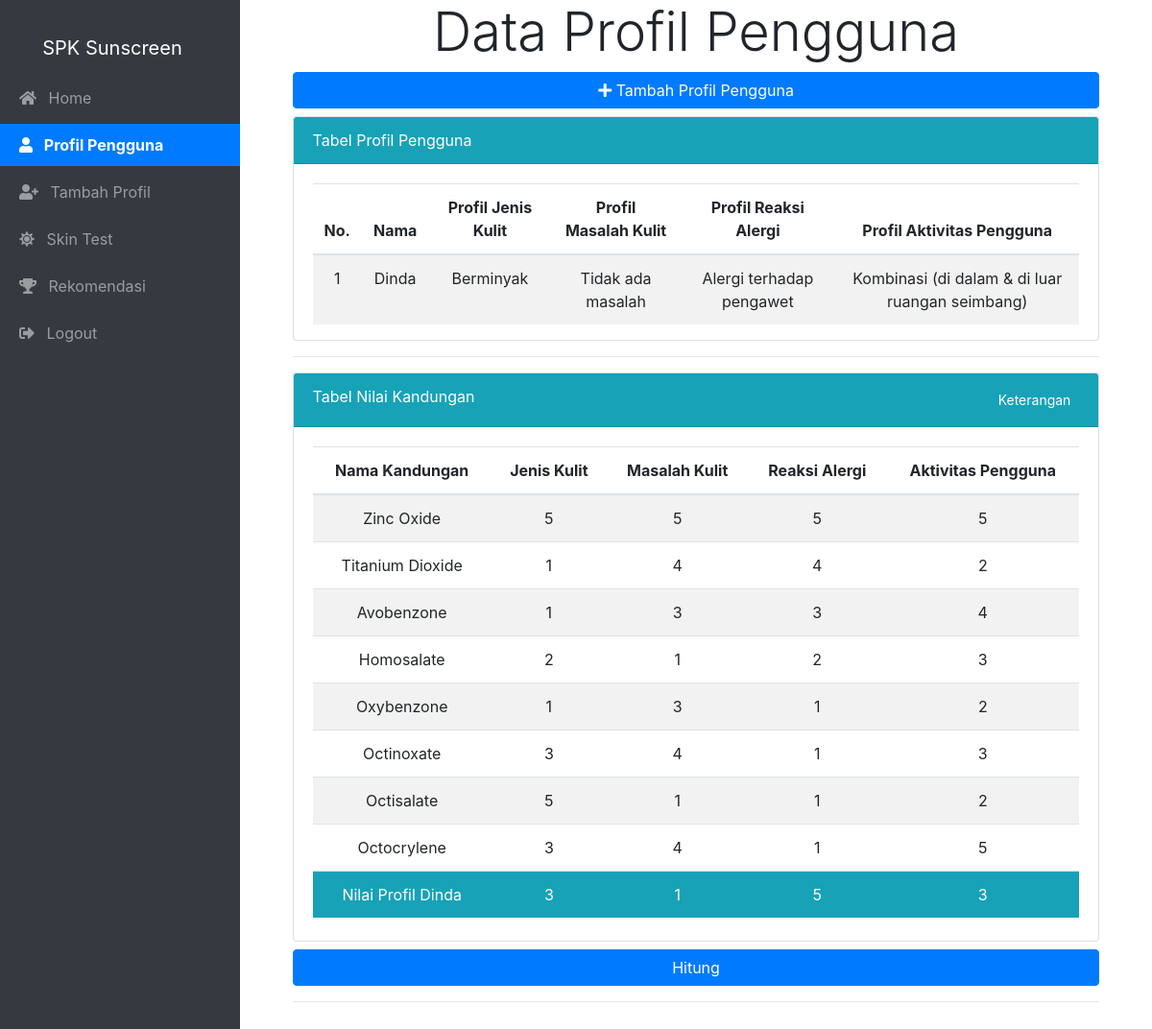
Screenshot of /pengguna.php (signed in) with the database file from the repository.
### tables this page shows
CREATE TABLE `preferensi_pengguna` (
  `id_preferensi` int(11) NOT NULL,
  `id_pengguna` int(11) NOT NULL,
  `profil_jenis_kulit` int(11) NOT NULL,
  `profil_masalah_kulit` int(11) NOT NULL,
  `profil_reaksi_alergi` int(11) NOT NULL,
  `profil_aktivitas_pengguna` int(11) NOT NULL
);

CREATE TABLE `pengguna` (
  `id_pengguna` int(11) NOT NULL,
  `nama` varchar(255) NOT NULL,
  `email` varchar(255) NOT NULL,
  `password` varchar(255) NOT NULL
);

CREATE TABLE `sub_kriteria` (
  `id_sub_kriteria` int(11) NOT NULL,
  `nama` varchar(255) NOT NULL,
  `nilai` int(11) NOT NULL,
  `kriteria_id` int(11) NOT NULL
);

CREATE TABLE `kandungan_sunscreen` (
  `id_kandungan` int(11) NOT NULL,
  `nama` varchar(128) NOT NULL,
  `kriteria_jenis_kulit` int(11) NOT NULL,
  `kriteria_masalah_kulit` int(11) NOT NULL,
  `kriteria_reaksi_alergi` int(11) NOT NULL,
  `kriteria_aktivitas_pengguna` int(11) NOT NULL
);

### functions.php (called while the page is built, shortened)
<?php
$conn = mysqli_connect('localhost', 'root', '', 'spk_ss');
function query($query)
{
    global $conn;
    $res = mysqli_query($conn, $query);
    $rows = [];
    while ($row = mysqli_fetch_assoc($res)) {
        $rows[] = $row;
    }
    return $rows;
}

### pengguna.php (the view, shortened to what this page needs)
<?php
require_once('functions.php');
$kandungan = query("SELECT
    ks.id_kandungan ,
    ks.nama AS nama,
    jk.nilai AS nilai_jk,
    mk.nilai AS nilai_mk,
    al.nilai AS nilai_al,
    ak.nilai AS nilai_ak
FROM
    kandungan_sunscreen ks
INNER JOIN
    sub_kriteria jk ON ks.kriteria_jenis_kulit = jk.id_sub_kriteria
INNER JOIN
    sub_kriteria mk ON ks.kriteria_masalah_kulit = mk.id_sub_kriteria
INNER JOIN
    sub_kriteria al ON ks.kriteria_reaksi_alergi = al.id_sub_kriteria
INNER JOIN
    sub_kriteria ak ON ks.kriteria_aktivitas_pengguna = ak.id_sub_kriteria");
$pengguna_id = $_SESSION['pengguna_id'];
$pengguna = query("SELECT
        p.id_preferensi,
        u.nama,
        jk.nama AS nama_jk,
        mk.nama AS nama_mk,
        al.nama AS nama_al,
        ak.nama AS nama_ak,
        jk.nilai AS nilai_jk,
        mk.nilai AS nilai_mk,
        al.nilai AS nilai_al,
        ak.nilai AS nilai_ak
    FROM
        preferensi_pengguna p
    INNER JOIN
        sub_kriteria jk ON p.profil_jenis_kulit = jk.id_sub_kriteria
    INNER JOIN
        sub_kriteria mk ON p.profil_masalah_kulit = mk.id_sub_kriteria
    INNER JOIN
        sub_kriteria al ON p.profil_reaksi_alergi = al.id_sub_kriteria
    INNER JOIN
        sub_kriteria ak ON p.profil_aktivitas_pengguna = ak.id_sub_kriteria
    INNER JOIN
        pengguna u ON p.id_pengguna = u.id_pengguna
    WHERE
        p.id_pengguna = $pengguna_id");
?>
<!DOCTYPE html>
<html lang="en">
<head>
    <link rel="stylesheet" href="https://cdn.jsdelivr.net/npm/bootstrap@4.5.3/dist/css/bootstrap.min.css">
    <link rel="stylesheet" href="https://cdnjs.cloudflare.com/ajax/libs/font-awesome/5.11.0/css/all.min.css">
    <link rel="stylesheet" href="assets/css/style.css">
</head>
<body>
    <?php
    include_once('template.php');
    ?>
    <div class="container">
        <div class="display-4 text-center mb-2">
            Data Profil Pengguna
        </div>
        <div class="row mt-2 mb-5">
            <div class="col-md-11 mx-auto">
                <a href="pengguna_tambah.php" class="btn btn-primary btn-block mb-2">
                    <i class="fa fa-plus"></i> Tambah Profil Pengguna
                </a>
                <div class="card">
                    <div class="card-header badge-info">
                        <div class="display-6">Tabel Profil Pengguna</div>
                    </div>
                    <div class="card-body pb-0 mb-0">
                        <?php if (!empty($pengguna)) : ?>
                            <table class="table table-hover table-striped text-center">
                                <thead>
                                    <tr>
                                        <th>No.</th>
                                        <th>Nama</th>
                                        <th>Profil Jenis Kulit</th>
                                        <th>Profil Masalah Kulit</th>
                                        <th>Profil Reaksi Alergi</th>
                                        <th>Profil Aktivitas Pengguna</th>
                                    </tr>
                                </thead>
                                <tbody>
                                    <?php $i = 1; ?>
                                    <?php foreach ($pengguna as $p) : ?>
                                        <tr>
                                            <td><?= $i; ?></td>
                                            <td><?= $p['nama']; ?></td>
                                            <td><?= $p['nama_jk']; ?></td>
                                            <td><?= $p['nama_mk']; ?></td>
                                            <td><?= $p['nama_al']; ?></td>
                                            <td><?= $p['nama_ak']; ?></td>
                                        </tr>
                                        <?php $i++; ?>
                                    <?php endforeach; ?>
                                </tbody>
                            </table>
                        <?php else : ?>
                            <p class="text-center">Data profil pengguna belum tersedia. Silahkan tambah profil anda.</p>
                        <?php endif; ?>
                    </div>
                </div>
                <hr>
            </div>
            <div class="col-md-11 mx-auto">
                <div class="card">
                    <div class="card-header badge-info">
                        <div class="row">
                            <div class="col-md-6">
                                <div class="display-6">Tabel Nilai Kandungan</div>
                            </div>
                            <div class="col-md-6 ">
                                <button type="button" data-toggle="modal" data-target="#modalKet" class="btn btn-sm btn-info float-right">Keterangan</button>
                            </div>
                        </div>
                    </div>
                    <div class="card-body pb-2 mb-0">
                        <form action="" method="post">
                            <table class="table table-hover table-striped text-center">
                                <thead>
                                    <tr>
                                        <th>Nama Kandungan</th>
                                        <th>Jenis Kulit</th>
                                        <th>Masalah Kulit</th>
                                        <th>Reaksi Alergi</th>
                                        <th>Aktivitas Pengguna</th>
                                    </tr>
                                </thead>
                                <tbody>
                                    <?php foreach ($kandungan as $data) : ?>
                                        <tr>
                                            <td><?= $data['nama']; ?></td>
                                            <td><?= $data['nilai_jk']; ?></td>
                                            <td><?= $data['nilai_mk']; ?></td>
                                            <td><?= $data['nilai_al']; ?></td>
                                            <td><?= $data['nilai_ak']; ?></td>
                                        </tr>
                                    <?php endforeach; ?>
                                </tbody>
                                <tfoot>
                                    <tr class="badge-info">
                                        <?php if (!empty($pengguna)) : ?>
                                            <?php foreach ($pengguna as $p) : ?>
                                                <td>Nilai Profil <?= $p['nama']; ?></td>
                                                <td><?= $p['nilai_jk']; ?></td>
                                                <td><?= $p['nilai_mk']; ?></td>
                                                <td><?= $p['nilai_al']; ?></td>
                                                <td><?= $p['nilai_ak']; ?></td>
                                            <?php endforeach; ?>
                                        <?php else : ?>
                                            <td colspan="5">Data profil pengguna belum tersedia. Silahkan tambah profil anda.</td>
                                        <?php endif; ?>
                                    </tr>
                                </tfoot>
                            </table>
                    </div>
                </div>
            </div>
            <div class="col-md-11 mx-auto">
                <button type="submit" name="hasil" class="btn btn-primary btn-block mt-2">Hitung</button>
                <hr>
            </div>
        </div>
    </div>
</body>
</html>

### template.php (style rules this page uses)
body { display: flex; min-height: 100vh; margin: 0; padding: 0; }

### rows the page displays
preferensi_pengguna: id_pengguna.nama "Dinda", profil_jenis_kulit.nama "Berminyak", profil_masalah_kulit.nama "Tidak ada masalah", profil_reaksi_alergi.nama "Alergi terhadap pengawet", profil_aktivitas_pengguna.nama "Kombinasi (di dalam & di luar ruangan seimbang)", profil_jenis_kulit.nilai "3", profil_masalah_kulit.nilai "1", profil_reaksi_alergi.nilai "5", profil_aktivitas_pengguna.nilai "3"
kandungan_sunscreen: nama "Zinc Oxide", kriteria_jenis_kulit.nilai "5", kriteria_masalah_kulit.nilai "5", kriteria_reaksi_alergi.nilai "5", kriteria_aktivitas_pengguna.nilai "5"
kandungan_sunscreen: nama "Titanium Dioxide", kriteria_jenis_kulit.nilai "1", kriteria_masalah_kulit.nilai "4", kriteria_reaksi_alergi.nilai "4", kriteria_aktivitas_pengguna.nilai "2"
kandungan_sunscreen: nama "Avobenzone", kriteria_jenis_kulit.nilai "1", kriteria_masalah_kulit.nilai "3", kriteria_reaksi_alergi.nilai "3", kriteria_aktivitas_pengguna.nilai "4"
kandungan_sunscreen: nama "Homosalate", kriteria_jenis_kulit.nilai "2", kriteria_masalah_kulit.nilai "1", kriteria_reaksi_alergi.nilai "2", kriteria_aktivitas_pengguna.nilai "3"
kandungan_sunscreen: nama "Oxybenzone", kriteria_jenis_kulit.nilai "1", kriteria_masalah_kulit.nilai "3", kriteria_reaksi_alergi.nilai "1", kriteria_aktivitas_pengguna.nilai "2"
kandungan_sunscreen: nama "Octinoxate", kriteria_jenis_kulit.nilai "3", kriteria_masalah_kulit.nilai "4", kriteria_reaksi_alergi.nilai "1", kriteria_aktivitas_pengguna.nilai "3"
kandungan_sunscreen: nama "Octisalate", kriteria_jenis_kulit.nilai "5", kriteria_masalah_kulit.nilai "1", kriteria_reaksi_alergi.nilai "1", kriteria_aktivitas_pengguna.nilai "2"
kandungan_sunscreen: nama "Octocrylene", kriteria_jenis_kulit.nilai "3", kriteria_masalah_kulit.nilai "4", kriteria_reaksi_alergi.nilai "1", kriteria_aktivitas_pengguna.nilai "5"
